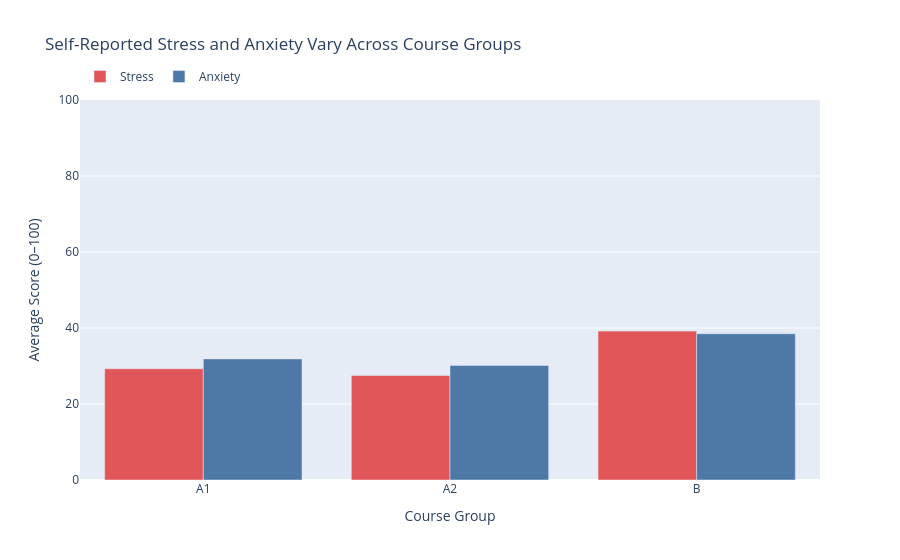
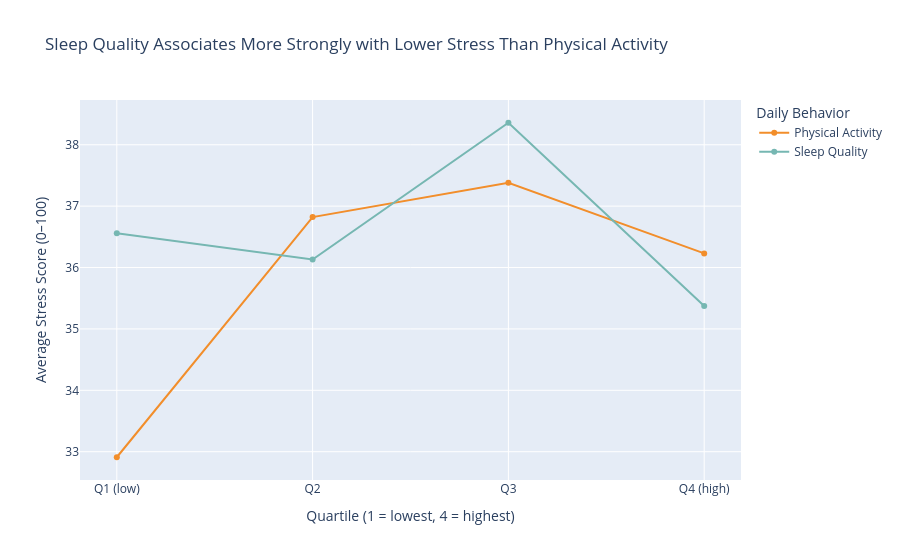

These figures' notebook cell, in order:
### Markdown cell above
---

## Section 4 — Visualization

Create at least one visualization that supports one of your analysis findings. Your chart should:

- Have a title that states the finding, not just the data (e.g., "Satisfaction scores drop sharply after age 40" not "Satisfaction by age")
- Have labeled axes
- Use a chart type appropriate for your data (bar for categorical comparison, scatter for relationships, line for trends over time)

Below the chart, explain in a markdown cell: why you chose this chart type, and what you want the reader to take away from it.

### Code cell
import plotly.express as px

# --- Chart 1: Average stress and anxiety by course group (Q1) ---
q1_plot = dq_all.groupby('course')[['stress', 'anxiety']].mean().reset_index()
q1_plot = q1_plot.melt(id_vars='course', var_name='Measure', value_name='Average Score')
q1_plot['Measure'] = q1_plot['Measure'].str.capitalize()

fig1 = px.bar(
    q1_plot,
    x='course',
    y='Average Score',
    color='Measure',
    barmode='group',
    title='Self-Reported Stress and Anxiety Vary Across Course Groups',
    labels={
        'course': 'Course Group',
        'Average Score': 'Average Score (0–100)',
        'Measure': ''
    },
    color_discrete_sequence=['#E15759', '#4E79A7']
)
fig1.update_layout(yaxis_range=[0, 100], legend=dict(orientation='h', y=1.1))
fig1.show()
fig1.write_image("chart1_stress_by_course.png")

# --- Chart 2: Stress by activity vs sleep quartile — direct comparison of predictors (Q2 + Q3) ---
act_plot = (activity_days
    .groupby('activity_quartile', observed=True)['stress']
    .mean().reset_index())
act_plot.columns = ['quartile', 'avg_stress']
act_plot['quartile_num'] = range(1, 5)
act_plot['predictor'] = 'Physical Activity'

slp_plot = (sleep_days
    .groupby('sleep_quartile', observed=True)['stress']
    .mean().reset_index())
slp_plot.columns = ['quartile', 'avg_stress']
slp_plot['quartile_num'] = range(1, 5)
slp_plot['predictor'] = 'Sleep Quality'

combined = pd.concat([act_plot, slp_plot], ignore_index=True)

fig2 = px.line(
    combined,
    x='quartile_num',
    y='avg_stress',
    color='predictor',
    markers=True,
    title='Sleep Quality Associates More Strongly with Lower Stress Than Physical Activity',
    labels={
        'quartile_num': 'Quartile (1 = lowest, 4 = highest)',
        'avg_stress': 'Average Stress Score (0–100)',
        'predictor': 'Daily Behavior'
    },
    color_discrete_sequence=['#F28E2B', '#76B7B2']
)
fig2.update_xaxes(tickvals=[1, 2, 3, 4], ticktext=['Q1 (low)', 'Q2', 'Q3', 'Q4 (high)'])
fig2.show()
fig2.write_image("chart2_stress_by_behavior_quartile.png")

print("Charts saved: chart1_stress_by_course.png, chart2_stress_by_behavior_quartile.png")

### Figure 1 — Plotly figure (JSON) as saved in the notebook; plotly's stock layout.template omitted (floating-point values rounded to 4 significant figures)
{"data": [{"alignmentgroup": "True", "hovertemplate": "=Stress<br>Course Group=%{x}<br>Average Score (0–100)=%{y}<extra></extra>", "legendgroup": "Stress", "marker": {"color": "#E15759", "pattern": {"shape": ""}}, "name": "Stress", "offsetgroup": "Stress", "orientation": "v", "showlegend": true, "textposition": "auto", "type": "bar", "x": ["A1", "A2", "B"], "xaxis": "x", "y": [29.28, 27.49, 39.18], "yaxis": "y"}, {"alignmentgroup": "True", "hovertemplate": "=Anxiety<br>Course Group=%{x}<br>Average Score (0–100)=%{y}<extra></extra>", "legendgroup": "Anxiety", "marker": {"color": "#4E79A7", "pattern": {"shape": ""}}, "name": "Anxiety", "offsetgroup": "Anxiety", "orientation": "v", "showlegend": true, "textposition": "auto", "type": "bar", "x": ["A1", "A2", "B"], "xaxis": "x", "y": [31.87, 30.16, 38.48], "yaxis": "y"}], "layout": {"barmode": "group", "legend": {"orientation": "h", "title": {"text": ""}, "tracegroupgap": 0, "y": 1.1}, "title": {"text": "Self-Reported Stress and Anxiety Vary Across Course Groups"}, "xaxis": {"anchor": "y", "domain": [0, 1], "title": {"text": "Course Group"}}, "yaxis": {"anchor": "x", "domain": [0, 1], "range": [0, 100], "title": {"text": "Average Score (0–100)"}}}}

### Figure 2 — Plotly figure (JSON) as saved in the notebook; plotly's stock layout.template omitted (floating-point values rounded to 4 significant figures)
{"data": [{"hovertemplate": "Daily Behavior=Physical Activity<br>Quartile (1 = lowest, 4 = highest)=%{x}<br>Average Stress Score (0–100)=%{y}<extra></extra>", "legendgroup": "Physical Activity", "line": {"color": "#F28E2B", "dash": "solid"}, "marker": {"symbol": "circle"}, "mode": "lines+markers", "name": "Physical Activity", "orientation": "v", "showlegend": true, "type": "scatter", "x": [1, 2, 3, 4], "xaxis": "x", "y": [32.91, 36.82, 37.38, 36.23], "yaxis": "y"}, {"hovertemplate": "Daily Behavior=Sleep Quality<br>Quartile (1 = lowest, 4 = highest)=%{x}<br>Average Stress Score (0–100)=%{y}<extra></extra>", "legendgroup": "Sleep Quality", "line": {"color": "#76B7B2", "dash": "solid"}, "marker": {"symbol": "circle"}, "mode": "lines+markers", "name": "Sleep Quality", "orientation": "v", "showlegend": true, "type": "scatter", "x": [1, 2, 3, 4], "xaxis": "x", "y": [36.56, 36.13, 38.36, 35.37], "yaxis": "y"}], "layout": {"legend": {"title": {"text": "Daily Behavior"}, "tracegroupgap": 0}, "title": {"text": "Sleep Quality Associates More Strongly with Lower Stress Than Physical Activity"}, "xaxis": {"anchor": "y", "domain": [0, 1], "ticktext": ["Q1 (low)", "Q2", "Q3", "Q4 (high)"], "tickvals": [1, 2, 3, 4], "title": {"text": "Quartile (1 = lowest, 4 = highest)"}}, "yaxis": {"anchor": "x", "domain": [0, 1], "title": {"text": "Average Stress Score (0–100)"}}}}
